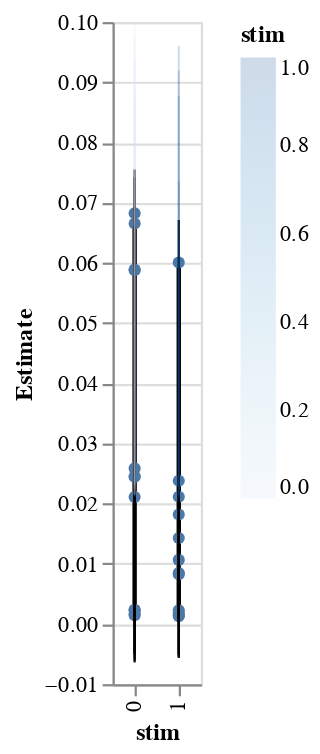
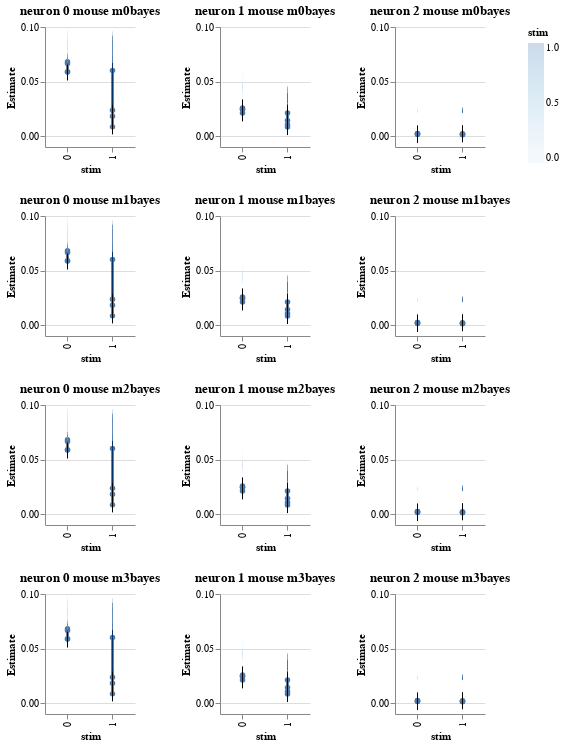

The code cell stored with these charts, in order, in its notebook:
### Code cell
#Full: add_data=True, independent_axes=True
reload(workflow)
reload(visualization)
bw = workflow.BayesWindow(df, y='isi', levels=('stim', 'mouse', 'neuron'))
bw.fit_conditions(model=models.model_single_normal)
bw.plot(x='stim:O', independent_axes=True, add_data=True).display()
bw.facet(column='neuron', row='mouse', width=90,height=120).display()

### Figure 1 — Vega-Lite specification as saved in the notebook (floating-point values rounded to 4 significant figures; data arrays with more than 128 entries replaced by an {"elided": "..."} marker saying what was removed)
{"config": {"view": {"continuousWidth": 400, "continuousHeight": 300}}, "layer": [{"mark": {"type": "line", "color": "black", "point": true}, "encoding": {"x": {"type": "ordinal", "field": "stim"}, "y": {"type": "quantitative", "field": "Bayes condition mean", "impute": {"value": "value"}}}}, {"mark": "rule", "encoding": {"x": {"type": "ordinal", "field": "stim"}, "y": {"type": "quantitative", "field": "Bayes condition CI0", "scale": {"domain": [-0.006383, 0.07551], "zero": false}, "title": "Estimate"}, "y2": {"field": "Bayes condition CI1"}}}, {"mark": {"type": "line", "fill": null}, "encoding": {"color": {"type": "quantitative", "field": "stim"}, "detail": {"type": "quantitative", "field": "i_trial"}, "opacity": {"value": 0.2}, "size": {"value": 0.9}, "x": {"type": "ordinal", "field": "stim"}, "y": {"type": "quantitative", "field": "isi", "scale": {"clamp": true, "domain": [0.02152, 0.09201], "zero": false}}}}], "data": {"name": "data-3b612e6f440ef2d2ab1d4dd1d08ffdf3"}, "$schema": "https://vega.github.io/schema/vega-lite/v4.8.1.json", "datasets": {"data-3b612e6f440ef2d2ab1d4dd1d08ffdf3": {"elided": "144 records"}}}

### Figure 2 — Vega-Lite specification as saved in the notebook (floating-point values rounded to 4 significant figures; data arrays with more than 128 entries replaced by an {"elided": "..."} marker saying what was removed)
{"usermeta": {"embedOptions": {"theme": "vox"}}, "config": {"view": {"continuousWidth": 400, "continuousHeight": 300, "stroke": null}}, "vconcat": [{"hconcat": [{"layer": [{"layer": [{"mark": {"type": "line", "color": "black", "point": true}, "encoding": {"x": {"type": "ordinal", "field": "stim"}, "y": {"type": "quantitative", "field": "Bayes condition mean", "impute": {"value": "value"}}}}, {"mark": "rule", "encoding": {"x": {"type": "ordinal", "field": "stim"}, "y": {"type": "quantitative", "field": "Bayes condition CI0", "scale": {"domain": [-0.006383, 0.07551], "zero": false}, "title": "Estimate"}, "y2": {"field": "Bayes condition CI1"}}}, {"mark": {"type": "line", "fill": null}, "encoding": {"color": {"type": "quantitative", "field": "stim"}, "detail": {"type": "quantitative", "field": "i_trial"}, "opacity": {"value": 0.2}, "size": {"value": 0.9}, "x": {"type": "ordinal", "field": "stim"}, "y": {"type": "quantitative", "field": "isi", "scale": {"clamp": true, "domain": [0.02152, 0.09201], "zero": false}}}}]}], "height": 120, "resolve": {"scale": {"y": "independent"}}, "title": "neuron 0 mouse m0bayes", "transform": [{"filter": "(datum['neuron'] === '0')"}], "width": 90}, {"layer": [{"layer": [{"mark": {"type": "line", "color": "black", "point": true}, "encoding": {"x": {"type": "ordinal", "field": "stim"}, "y": {"type": "quantitative", "field": "Bayes condition mean", "impute": {"value": "value"}}}}, {"mark": "rule", "encoding": {"x": {"type": "ordinal", "field": "stim"}, "y": {"type": "quantitative", "field": "Bayes condition CI0", "scale": {"domain": [-0.006383, 0.07551], "zero": false}, "title": "Estimate"}, "y2": {"field": "Bayes condition CI1"}}}, {"mark": {"type": "line", "fill": null}, "encoding": {"color": {"type": "quantitative", "field": "stim"}, "detail": {"type": "quantitative", "field": "i_trial"}, "opacity": {"value": 0.2}, "size": {"value": 0.9}, "x": {"type": "ordinal", "field": "stim"}, "y": {"type": "quantitative", "field": "isi", "scale": {"clamp": true, "domain": [0.02152, 0.09201], "zero": false}}}}]}], "height": 120, "resolve": {"scale": {"y": "independent"}}, "title": "neuron 1 mouse m0bayes", "transform": [{"filter": "(datum['neuron'] === '1')"}], "width": 90}, {"layer": [{"layer": [{"mark": {"type": "line", "color": "black", "point": true}, "encoding": {"x": {"type": "ordinal", "field": "stim"}, "y": {"type": "quantitative", "field": "Bayes condition mean", "impute": {"value": "value"}}}}, {"mark": "rule", "encoding": {"x": {"type": "ordinal", "field": "stim"}, "y": {"type": "quantitative", "field": "Bayes condition CI0", "scale": {"domain": [-0.006383, 0.07551], "zero": false}, "title": "Estimate"}, "y2": {"field": "Bayes condition CI1"}}}, {"mark": {"type": "line", "fill": null}, "encoding": {"color": {"type": "quantitative", "field": "stim"}, "detail": {"type": "quantitative", "field": "i_trial"}, "opacity": {"value": 0.2}, "size": {"value": 0.9}, "x": {"type": "ordinal", "field": "stim"}, "y": {"type": "quantitative", "field": "isi", "scale": {"clamp": true, "domain": [0.02152, 0.09201], "zero": false}}}}]}], "height": 120, "resolve": {"scale": {"y": "independent"}}, "title": "neuron 2 mouse m0bayes", "transform": [{"filter": "(datum['neuron'] === '2')"}], "width": 90}]}, {"hconcat": [{"layer": [{"layer": [{"mark": {"type": "line", "color": "black", "point": true}, "encoding": {"x": {"type": "ordinal", "field": "stim"}, "y": {"type": "quantitative", "field": "Bayes condition mean", "impute": {"value": "value"}}}}, {"mark": "rule", "encoding": {"x": {"type": "ordinal", "field": "stim"}, "y": {"type": "quantitative", "field": "Bayes condition CI0", "scale": {"domain": [-0.006383, 0.07551], "zero": false}, "title": "Estimate"}, "y2": {"field": "Bayes condition CI1"}}}, {"mark": {"type": "line", "fill": null}, "encoding": {"color": {"type": "quantitative", "field": "stim"}, "detail": {"type": "quantitative", "field": "i_trial"}, "opacity": {"value": 0.2}, "size": {"value": 0.9}, "x": {"type": "ordinal", "field": "stim"}, "y": {"type": "quantitative", "field": "isi", "scale": {"clamp": true, "domain": [0.02152, 0.09201], "zero": false}}}}]}], "height": 120, "resolve": {"scale": {"y": "independent"}}, "title": "neuron 0 mouse m1bayes", "transform": [{"filter": "(datum['neuron'] === '0')"}], "width": 90}, {"layer": [{"layer": [{"mark": {"type": "line", "color": "black", "point": true}, "encoding": {"x": {"type": "ordinal", "field": "stim"}, "y": {"type": "quantitative", "field": "Bayes condition mean", "impute": {"value": "value"}}}}, {"mark": "rule", "encoding": {"x": {"type": "ordinal", "field": "stim"}, "y": {"type": "quantitative", "field": "Bayes condition CI0", "scale": {"domain": [-0.006383, 0.07551], "zero": false}, "title": "Estimate"}, "y2": {"field": "Bayes condition CI1"}}}, {"mark": {"type": "line", "fill": null}, "encoding": {"color": {"type": "quantitative", "field": "stim"}, "detail": {"type": "quantitative", "field": "i_trial"}, "opacity": {"value": 0.2}, "size": {"value": 0.9}, "x": {"type": "ordinal", "field": "stim"}, "y": {"type": "quantitative", "field": "isi", "scale": {"clamp": true, "domain": [0.02152, 0.09201], "zero": false}}}}]}], "height": 120, "resolve": {"scale": {"y": "independent"}}, "title": "neuron 1 mouse m1bayes", "transform": [{"filter": "(datum['neuron'] === '1')"}], "width": 90}, {"layer": [{"layer": [{"mark": {"type": "line", "color": "black", "point": true}, "encoding": {"x": {"type": "ordinal", "field": "stim"}, "y": {"type": "quantitative", "field": "Bayes condition mean", "impute": {"value": "value"}}}}, {"mark": "rule", "encoding": {"x": {"type": "ordinal", "field": "stim"}, "y": {"type": "quantitative", "field": "Bayes condition CI0", "scale": {"domain": [-0.006383, 0.07551], "zero": false}, "title": "Estimate"}, "y2": {"field": "Bayes condition CI1"}}}, {"mark": {"type": "line", "fill": null}, "encoding": {"color": {"type": "quantitative", "field": "stim"}, "detail": {"type": "quantitative", "field": "i_trial"}, "opacity": {"value": 0.2}, "size": {"value": 0.9}, "x": {"type": "ordinal", "field": "stim"}, "y": {"type": "quantitative", "field": "isi", "scale": {"clamp": true, "domain": [0.02152, 0.09201], "zero": false}}}}]}], "height": 120, "resolve": {"scale": {"y": "independent"}}, "title": "neuron 2 mouse m1bayes", "transform": [{"filter": "(datum['neuron'] === '2')"}], "width": 90}]}, {"hconcat": [{"layer": [{"layer": [{"mark": {"type": "line", "color": "black", "point": true}, "encoding": {"x": {"type": "ordinal", "field": "stim"}, "y": {"type": "quantitative", "field": "Bayes condition mean", "impute": {"value": "value"}}}}, {"mark": "rule", "encoding": {"x": {"type": "ordinal", "field": "stim"}, "y": {"type": "quantitative", "field": "Bayes condition CI0", "scale": {"domain": [-0.006383, 0.07551], "zero": false}, "title": "Estimate"}, "y2": {"field": "Bayes condition CI1"}}}, {"mark": {"type": "line", "fill": null}, "encoding": {"color": {"type": "quantitative", "field": "stim"}, "detail": {"type": "quantitative", "field": "i_trial"}, "opacity": {"value": 0.2}, "size": {"value": 0.9}, "x": {"type": "ordinal", "field": "stim"}, "y": {"type": "quantitative", "field": "isi", "scale": {"clamp": true, "domain": [0.02152, 0.09201], "zero": false}}}}]}], "height": 120, "resolve": {"scale": {"y": "independent"}}, "title": "neuron 0 mouse m2bayes", "transform": [{"filter": "(datum['neuron'] === '0')"}], "width": 90}, {"layer": [{"layer": [{"mark": {"type": "line", "color": "black", "point": true}, "encoding": {"x": {"type": "ordinal", "field": "stim"}, "y": {"type": "quantitative", "field": "Bayes condition mean", "impute": {"value": "value"}}}}, {"mark": "rule", "encoding": {"x": {"type": "ordinal", "field": "stim"}, "y": {"type": "quantitative", "field": "Bayes condition CI0", "scale": {"domain": [-0.006383, 0.07551], "zero": false}, "title": "Estimate"}, "y2": {"field": "Bayes condition CI1"}}}, {"mark": {"type": "line", "fill": null}, "encoding": {"color": {"type": "quantitative", "field": "stim"}, "detail": {"type": "quantitative", "field": "i_trial"}, "opacity": {"value": 0.2}, "size": {"value": 0.9}, "x": {"type": "ordinal", "field": "stim"}, "y": {"type": "quantitative", "field": "isi", "scale": {"clamp": true, "domain": [0.02152, 0.09201], "zero": false}}}}]}], "height": 120, "resolve": {"scale": {"y": "independent"}}, "title": "neuron 1 mouse m2bayes", "transform": [{"filter": "(datum['neuron'] === '1')"}], "width": 90}, {"layer": [{"layer": [{"mark": {"type": "line", "color": "black", "point": true}, "encoding": {"x": {"type": "ordinal", "field": "stim"}, "y": {"type": "quantitative", "field": "Bayes condition mean", "impute": {"value": "value"}}}}, {"mark": "rule", "encoding": {"x": {"type": "ordinal", "field": "stim"}, "y": {"type": "quantitative", "field": "Bayes condition CI0", "scale": {"domain": [-0.006383, 0.07551], "zero": false}, "title": "Estimate"}, "y2": {"field": "Bayes condition CI1"}}}, {"mark": {"type": "line", "fill": null}, "encoding": {"color": {"type": "quantitative", "field": "stim"}, "detail": {"type": "quantitative", "field": "i_trial"}, "opacity": {"value": 0.2}, "size": {"value": 0.9}, "x": {"type": "ordinal", "field": "stim"}, "y": {"type": "quantitative", "field": "isi", "scale": {"clamp": true, "domain": [0.02152, 0.09201], "zero": false}}}}]}], "height": 120, "resolve": {"scale": {"y": "independent"}}, "title": "neuron 2 mouse m2bayes", "transform": [{"filter": "(datum['neuron'] === '2')"}], "width": 90}]}, {"hconcat": [{"layer": [{"layer": [{"mark": {"type": "line", "color": "black", "point": true}, "encoding": {"x": {"type": "ordinal", "field": "stim"}, "y": {"type": "quantitative", "field": "Bayes condition mean", "impute": {"value": "value"}}}}, {"mark": "rule", "encoding": {"x": {"type": "ordinal", "field": "stim"}, "y": {"type": "quantitative", "field": "Bayes condition CI0", "scale": {"domain": [-0.006383, 0.07551], "zero": false}, "title": "Estimate"}, "y2": {"field": "Bayes condition CI1"}}}, {"mark": {"type": "line", "fill": null}, "encoding": {"color": {"type": "quantitative", "field": "stim"}, "detail": {"type": "quantitative", "field": "i_trial"}, "opacity": {"value": 0.2}, "size": {"value": 0.9}, "x": {"type": "ordinal", "field": "stim"}, "y": {"type": "quantitative", "field": "isi", "scale": {"clamp": true, "domain": [0.02152, 0.09201], "zero": false}}}}]}], "height": 120, "resolve": {"scale": {"y": "independent"}}, "title": "neuron 0 mouse m3bayes", "transform": [{"filter": "(datum['neuron'] === '0')"}], "width": 90}, {"layer": [{"layer": [{"mark": {"type": "line", "color": "black", "point": true}, "encoding": {"x": {"type": "ordinal", "field": "stim"}, "y": {"type": "quantitative", "field": "Bayes condition mean", "impute": {"value": "value"}}}}, {"mark": "rule", "encoding": {"x": {"type": "ordinal", "field": "stim"}, "y": {"type": "quantitative", "field": "Bayes condition CI0", "scale": {"domain": [-0.006383, 0.07551], "zero": false}, "title": "Estimate"}, "y2": {"field": "Bayes condition CI1"}}}, {"mark": {"type": "line", "fill": null}, "encoding": {"color": {"type": "quantitative", "field": "stim"}, "detail": {"type": "quantitative", "field": "i_trial"}, "opacity": {"value": 0.2}, "size": {"value": 0.9}, "x": {"type": "ordinal", "field": "stim"}, "y": {"type": "quantitative", "field": "isi", "scale": {"clamp": true, "domain": [0.02152, 0.09201], "zero": false}}}}]}], "height": 120, "resolve": {"scale": {"y": "independent"}}, "title": "neuron 1 mouse m3bayes", "transform": [{"filter": "(datum['neuron'] === '1')"}], "width": 90}, {"layer": [{"layer": [{"mark": {"type": "line", "color": "black", "point": true}, "encoding": {"x": {"type": "ordinal", "field": "stim"}, "y": {"type": "quantitative", "field": "Bayes condition mean", "impute": {"value": "value"}}}}, {"mark": "rule", "encoding": {"x": {"type": "ordinal", "field": "stim"}, "y": {"type": "quantitative", "field": "Bayes condition CI0", "scale": {"domain": [-0.006383, 0.07551], "zero": false}, "title": "Estimate"}, "y2": {"field": "Bayes condition CI1"}}}, {"mark": {"type": "line", "fill": null}, "encoding": {"color": {"type": "quantitative", "field": "stim"}, "detail": {"type": "quantitative", "field": "i_trial"}, "opacity": {"value": 0.2}, "size": {"value": 0.9}, "x": {"type": "ordinal", "field": "stim"}, "y": {"type": "quantitative", "field": "isi", "scale": {"clamp": true, "domain": [0.02152, 0.09201], "zero": false}}}}]}], "height": 120, "resolve": {"scale": {"y": "independent"}}, "title": "neuron 2 mouse m3bayes", "transform": [{"filter": "(datum['neuron'] === '2')"}], "width": 90}]}], "data": {"name": "data-3b612e6f440ef2d2ab1d4dd1d08ffdf3"}, "$schema": "https://vega.github.io/schema/vega-lite/v4.8.1.json", "datasets": {"data-3b612e6f440ef2d2ab1d4dd1d08ffdf3": {"elided": "144 records"}}}
